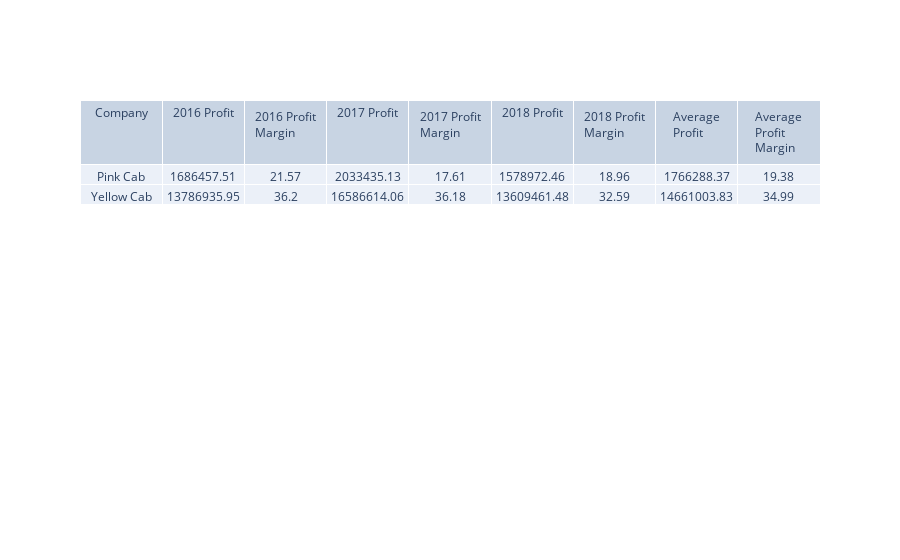

Write notebook code for a chart like this one.
### Markdown cell above
## Data Analysis

Now we begin the process of answering our questions.

### Profits

First we look into which company has a higher profit. In order to prep the data, a variable was made to represent the **profit per year** and **profit percentage per year** for each company.

This iformation was put into both a table, and line graphs for each topic as shown below.

### Code cell
import plotly.graph_objects as go

pink_2016 = round(pink[pink.Year == '2016'].Profit.sum(), 2)
pink_2016_per = round((pink_2016 / 
                       (pink[pink.Year == '2016']['Price Charged'].sum()) * 100), 2)
pink_2017 = round(pink[pink.Year == '2017'].Profit.sum(), 2)
pink_2017_per = round((pink_2016 / 
                       (pink[pink.Year == '2017']['Price Charged'].sum()) * 100), 2)
pink_2018 = round(pink[pink.Year == '2018'].Profit.sum(), 2)
pink_2018_per = round((pink_2016 / 
                       (pink[pink.Year == '2018']['Price Charged'].sum()) * 100), 2)
pink_avg = round(((pink_2016 + pink_2017 + pink_2018) / 3), 2)
pink_per_avg = round(((pink_2016_per + pink_2017_per+ pink_2018_per)/ 3), 2)

yellow_2016 = round(yellow[yellow.Year == '2016'].Profit.sum(), 2)
yellow_2016_per = round((yellow_2016 / (yellow[yellow.Year == '2016']['Price Charged'].sum()) * 100), 2)
yellow_2017 = round(yellow[yellow.Year == '2017'].Profit.sum(), 2)
yellow_2017_per = round((yellow_2017 / (yellow[yellow.Year == '2017']['Price Charged'].sum()) * 100), 2)
yellow_2018 = round(yellow[yellow.Year == '2018'].Profit.sum(), 2)
yellow_2018_per = round((yellow_2018 / (yellow[yellow.Year == '2018']['Price Charged'].sum()) * 100), 2)
yellow_avg = round(((yellow_2016 + yellow_2017 + yellow_2018) / 3), 2)
yellow_per_avg = round(((yellow_2016_per + yellow_2017_per + yellow_2018_per)/ 3), 2)


fig = go.Figure(data=[go.Table(header=dict(values=['Company', '2016 Profit', '2016 Profit Margin', 
                                                   '2017 Profit', '2017 Profit Margin', '2018 Profit',
                                                   '2018 Profit Margin', 'Average Profit', 'Average Profit Margin']),
                 cells=dict( values=[['Pink Cab', 'Yellow Cab'], 
                                    [pink_2016, yellow_2016],
                                    [pink_2016_per, yellow_2016_per],
                                    [pink_2017, yellow_2017],
                                    [pink_2017_per, yellow_2017_per], 
                                    [pink_2018, yellow_2018],
                                    [pink_2018_per, yellow_2018_per],
                                    [pink_avg, yellow_avg],
                                    [pink_per_avg, yellow_per_avg]]))])
fig.show()

### Figure 1 — Plotly figure (JSON) as saved in the notebook; plotly's stock layout.template omitted (floating-point values rounded to 4 significant figures)
{"data": [{"cells": {"values": [["Pink Cab", "Yellow Cab"], [1686000.0, 13790000.0], [21.57, 36.2], [2033000.0, 16590000.0], [17.61, 36.18], [1579000.0, 13610000.0], [18.96, 32.59], [1766000.0, 14660000.0], [19.38, 34.99]]}, "header": {"values": ["Company", "2016 Profit", "2016 Profit Margin", "2017 Profit", "2017 Profit Margin", "2018 Profit", "2018 Profit Margin", "Average Profit", "Average Profit Margin"]}, "type": "table"}], "layout": {}}
